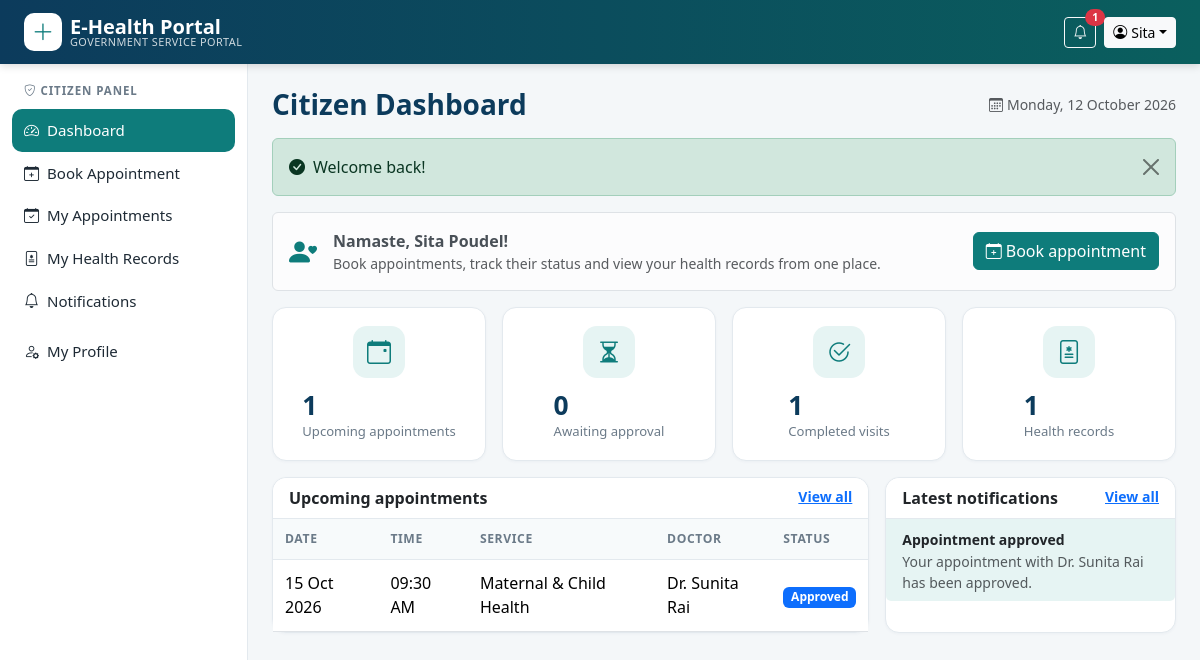
/citizen/dashboard.php (signed in), run on the app's committed database.
### tables this page shows
CREATE TABLE users (
  user_id     INT UNSIGNED AUTO_INCREMENT PRIMARY KEY,
  name        VARCHAR(100) NOT NULL,
  email       VARCHAR(150) NOT NULL UNIQUE,
  password    VARCHAR(255) NOT NULL,
  role        ENUM('admin','doctor','citizen') NOT NULL DEFAULT 'citizen',
  phone       VARCHAR(20)  DEFAULT NULL,
  gender      ENUM('male','female','other') DEFAULT NULL,
  dob         DATE DEFAULT NULL,
  address     VARCHAR(200) DEFAULT NULL,
  status      ENUM('active','inactive') NOT NULL DEFAULT 'active',
  failed_logins TINYINT UNSIGNED NOT NULL DEFAULT 0,
  locked_until  DATETIME DEFAULT NULL,
  created_at  TIMESTAMP DEFAULT CURRENT_TIMESTAMP
);

CREATE TABLE appointments (
  appointment_id   INT UNSIGNED AUTO_INCREMENT PRIMARY KEY,
  user_id          INT UNSIGNED NOT NULL,
  service_id       INT UNSIGNED NOT NULL,
  doctor_id        INT UNSIGNED NOT NULL,
  appointment_date DATE NOT NULL,
  appointment_time TIME NOT NULL,
  reason           VARCHAR(500) DEFAULT NULL,
  status           ENUM('pending','approved','completed','cancelled','rejected') NOT NULL DEFAULT 'pending',
  admin_note       VARCHAR(300) DEFAULT NULL,
  created_at       TIMESTAMP DEFAULT CURRENT_TIMESTAMP,
  updated_at       TIMESTAMP DEFAULT CURRENT_TIMESTAMP ON UPDATE CURRENT_TIMESTAMP,
  INDEX idx_slot (doctor_id, appointment_date, appointment_time),
  CONSTRAINT fk_app_user    FOREIGN KEY (user_id)    REFERENCES users(user_id)               ON DELETE CASCADE,
  CONSTRAINT fk_app_service FOREIGN KEY (service_id) REFERENCES health_services(service_id)  ON DELETE CASCADE,
  CONSTRAINT fk_app_doctor  FOREIGN KEY (doctor_id)  REFERENCES doctors(doctor_id)           ON DELETE CASCADE
);

CREATE TABLE health_services (
  service_id   INT UNSIGNED AUTO_INCREMENT PRIMARY KEY,
  service_name VARCHAR(120) NOT NULL,
  description  TEXT,
  department   VARCHAR(80) NOT NULL,
  status       ENUM('active','inactive') NOT NULL DEFAULT 'active',
  created_at   TIMESTAMP DEFAULT CURRENT_TIMESTAMP
);

CREATE TABLE doctors (
  doctor_id      INT UNSIGNED AUTO_INCREMENT PRIMARY KEY,
  user_id        INT UNSIGNED DEFAULT NULL UNIQUE,
  name           VARCHAR(100) NOT NULL,
  specialization VARCHAR(100) NOT NULL,
  department     VARCHAR(80)  NOT NULL,
  contact        VARCHAR(20)  DEFAULT NULL,
  status         ENUM('active','inactive') NOT NULL DEFAULT 'active',
  created_at     TIMESTAMP DEFAULT CURRENT_TIMESTAMP,
  CONSTRAINT fk_doc_user FOREIGN KEY (user_id) REFERENCES users(user_id) ON DELETE SET NULL
);

CREATE TABLE notifications (
  notification_id INT UNSIGNED AUTO_INCREMENT PRIMARY KEY,
  user_id    INT UNSIGNED NOT NULL,
  title      VARCHAR(150) NOT NULL,
  message    VARCHAR(500) NOT NULL,
  is_read    TINYINT(1) NOT NULL DEFAULT 0,
  created_at TIMESTAMP DEFAULT CURRENT_TIMESTAMP,
  CONSTRAINT fk_not_user FOREIGN KEY (user_id) REFERENCES users(user_id) ON DELETE CASCADE
);

### includes/db.php (called while the page is built, shortened)
<?php
function db(): PDO
{
    static $pdo = null;
    if ($pdo === null) {
        try {
            $dsn = 'mysql:host=' . DB_HOST . ';port=' . DB_PORT . ';dbname=' . DB_NAME . ';charset=utf8mb4';
            $pdo = new PDO($dsn, DB_USER, DB_PASS, [
                PDO::ATTR_ERRMODE            => PDO::ERRMODE_EXCEPTION,
                PDO::ATTR_DEFAULT_FETCH_MODE => PDO::FETCH_ASSOC,
                PDO::ATTR_EMULATE_PREPARES   => false,
            ]);
            $pdo->exec("SET time_zone = '+05:45'");
        } catch (PDOException $e) {
            http_response_code(500);
            die('<div style="font-family:sans-serif;max-width:600px;margin:60px auto;padding:20px;border:1px solid #f5c2c7;background:#f8d7da;border-radius:8px">'
              . '<h3>Database connection failed</h3><p>Please make sure <b>MySQL is running in XAMPP</b> and that you imported '
              . '<code>database/ehealth_db.sql</code>. Check the credentials in <code>config/config.php</code>.</p></div>');
        }
    }
    return $pdo;
}
function q(string $sql, array $params = []): PDOStatement
{
    $st = db()->prepare($sql);
    $st->execute($params);
    return $st;
}
function fetch_all(string $sql, array $params = []): array { return q($sql, $params)->fetchAll(); }
function fetch_one(string $sql, array $params = []): ?array { $r = q($sql, $params)->fetch(); return $r ?: null; }
function fetch_val(string $sql, array $params = []) { return q($sql, $params)->fetchColumn(); }

### includes/auth.php (called while the page is built, shortened)
<?php
require_once __DIR__ . '/functions.php';
function current_user(): ?array
{
    static $u = false;
    if ($u === false) {
        $u = isset($_SESSION['user_id'])
            ? fetch_one('SELECT user_id,name,email,role,phone,gender,dob,address,status FROM users WHERE user_id=?', [$_SESSION['user_id']])
            : null;
    }
    return $u;
}
function home_for(string $role): string
{
    return ['admin' => 'admin/dashboard.php', 'doctor' => 'doctor/dashboard.php', 'citizen' => 'citizen/dashboard.php'][$role] ?? 'index.php';
}
function require_role(string ...$roles): array
{
    $u = current_user();
    return $u;
}

### citizen/dashboard.php (the view)
<?php
require_once __DIR__ . '/../includes/layout.php';
$u = require_role('citizen');
$id = (int)$u['user_id']; $today = date('Y-m-d');
$upcoming = (int)fetch_val("SELECT COUNT(*) FROM appointments WHERE user_id=? AND status IN ('pending','approved') AND appointment_date>=?", [$id, $today]);
$pending  = (int)fetch_val("SELECT COUNT(*) FROM appointments WHERE user_id=? AND status='pending'", [$id]);
$done     = (int)fetch_val("SELECT COUNT(*) FROM appointments WHERE user_id=? AND status='completed'", [$id]);
$records  = (int)fetch_val('SELECT COUNT(*) FROM health_records WHERE user_id=?', [$id]);
$next = fetch_all("SELECT a.*, s.service_name, d.name doctor_name FROM appointments a
                   JOIN health_services s ON s.service_id=a.service_id JOIN doctors d ON d.doctor_id=a.doctor_id
                   WHERE a.user_id=? AND a.status IN ('pending','approved') AND a.appointment_date>=?
                   ORDER BY a.appointment_date, a.appointment_time LIMIT 5", [$id, $today]);
$notes = fetch_all('SELECT * FROM notifications WHERE user_id=? ORDER BY created_at DESC, notification_id DESC LIMIT 4', [$id]);
layout_top('Citizen Dashboard', true);
?>
<div class="alert alert-light border d-flex align-items-center">
  <i class="bi bi-person-heart fs-3 text-teal me-3"></i>
  <div><strong>Namaste, <?= e($u['name']) ?>!</strong><div class="small text-muted">Book appointments, track their status and view your health records from one place.</div></div>
  <a href="<?= url('citizen/book.php') ?>" class="btn btn-teal ms-auto"><i class="bi bi-calendar-plus me-1"></i>Book appointment</a>
</div>
<div class="row g-3 mb-3">
  <div class="col-6 col-lg-3"><?= kpi('calendar-event', $upcoming, 'Upcoming appointments') ?></div>
  <div class="col-6 col-lg-3"><?= kpi('hourglass-split', $pending, 'Awaiting approval') ?></div>
  <div class="col-6 col-lg-3"><?= kpi('check2-circle', $done, 'Completed visits') ?></div>
  <div class="col-6 col-lg-3"><?= kpi('file-medical', $records, 'Health records') ?></div>
</div>
<div class="row g-3">
  <div class="col-lg-8">
    <div class="card h-100"><div class="card-header d-flex justify-content-between"><span>Upcoming appointments</span><a href="<?= url('citizen/appointments.php') ?>" class="small">View all</a></div>
      <div class="table-responsive"><table class="table table-hover mb-0 align-middle">
        <thead><tr><th>Date</th><th>Time</th><th>Service</th><th>Doctor</th><th>Status</th></tr></thead>
        <tbody>
        <?php foreach ($next as $a): ?>
          <tr><td><?= fmt_date($a['appointment_date']) ?></td><td><?= fmt_time($a['appointment_time']) ?></td>
              <td><?= e($a['service_name']) ?></td><td><?= e($a['doctor_name']) ?></td><td><?= status_badge($a['status']) ?></td></tr>
        <?php endforeach; if (!$next) echo empty_row(5, 'No upcoming appointments.'); ?>
        </tbody></table></div>
    </div>
  </div>
  <div class="col-lg-4">
    <div class="card h-100"><div class="card-header d-flex justify-content-between"><span>Latest notifications</span><a href="<?= url('notifications.php') ?>" class="small">View all</a></div>
      <div class="list-group list-group-flush">
        <?php foreach ($notes as $n): ?>
          <div class="list-group-item <?= $n['is_read'] ? '' : 'notif-unread' ?>"><strong class="small"><?= e($n['title']) ?></strong>
            <div class="small text-muted"><?= e(mb_strimwidth($n['message'], 0, 90, '...')) ?></div></div>
        <?php endforeach; if (!$notes) echo '<div class="list-group-item text-muted small">No notifications yet.</div>'; ?>
      </div>
    </div>
  </div>
</div>
<?php layout_bottom(true); ?>

### includes/layout.php (shortened to what this page needs)
<?php
require_once __DIR__ . '/auth.php';
function menu_for(string $role): array
{
    switch ($role) {
        default: return [
            ['Dashboard', 'citizen/dashboard.php', 'speedometer2'],
            ['Book Appointment', 'citizen/book.php', 'calendar-plus'],
            ['My Appointments', 'citizen/appointments.php', 'calendar-check'],
            ['My Health Records', 'citizen/records.php', 'file-medical'],
            ['Notifications', 'notifications.php', 'bell'],
        ];
    }
}
function layout_top(string $title, bool $panel = false): void
{
    $u = current_user();
    $script = str_replace('\\', '/', $_SERVER['SCRIPT_NAME']);
    $unread = $u ? unread_count((int)$u['user_id']) : 0;
    ?><!DOCTYPE html>
<html lang="en">
<head>
<link rel="stylesheet" href="<?= asset('vendor/bootstrap/css/bootstrap.min.css') ?>">
<link rel="stylesheet" href="<?= asset('vendor/icons/bootstrap-icons.min.css') ?>">
<link rel="stylesheet" href="<?= asset('css/style.css') ?>">
</head>
<body class="<?= $panel ? 'panel-body' : '' ?>">
<nav class="navbar navbar-expand-lg navbar-dark topbar sticky-top">
  <div class="container-fluid px-lg-4">
    <a class="navbar-brand d-flex align-items-center" href="<?= url($u ? home_for($u['role']) : 'index.php') ?>">
      <span class="brand-mark me-2"><i class="bi bi-plus-lg"></i></span>
      <span class="lh-1"><strong>E-Health Portal</strong><small class="d-none d-sm-block">Government Service Portal</small></span>
    </a>
    <div class="<?= $panel ? 'ms-auto' : 'collapse navbar-collapse' ?>" id="mainNav">
      <div class="d-flex align-items-center gap-2">
        <?php if ($u): ?>
          <?php if (true): ?>
            <a href="<?= url('notifications.php') ?>" class="btn btn-sm btn-outline-light position-relative" title="Notifications">
              <i class="bi bi-bell"></i>
              <?php if ($unread): ?><span class="position-absolute top-0 start-100 translate-middle badge rounded-pill bg-danger"><?= $unread ?></span><?php endif; ?>
            </a>
          <?php endif; ?>
          <div class="dropdown">
            <button class="btn btn-sm btn-light dropdown-toggle" data-bs-toggle="dropdown"><i class="bi bi-person-circle me-1"></i><?= e(explode(' ', $u['name'])[0]) ?></button>
          </div>
        <?php else: ?>
          <a href="<?= url('login.php') ?>" class="btn btn-sm btn-outline-light">Login</a>
          <a href="<?= url('register.php') ?>" class="btn btn-sm btn-light text-teal fw-semibold">Register</a>
        <?php endif; ?>
      </div>
    </div>
  </div>
</nav>
<?php if ($panel && $u): ?>
<div class="panel-wrap">
  <aside class="sidebar" id="sidebar">
    <div class="sidebar-role"><i class="bi bi-shield-check me-1"></i><?= e(ucfirst($u['role'])) ?> Panel</div>
    <ul class="nav flex-column">
      <?php foreach (menu_for($u['role']) as [$label, $file, $icon]):
          $active = str_ends_with($script, '/' . $file) || (basename(dirname($script)) . '/' . basename($script)) === $file; ?>
        <li class="nav-item">
          <a class="nav-link <?= $active ? 'active' : '' ?>" href="<?= url($file) ?>"><i class="bi bi-<?= $icon ?> me-2"></i><?= e($label) ?></a>
        </li>
      <?php endforeach; ?>
      <li class="nav-item mt-2"><a class="nav-link <?= basename($script) === 'profile.php' ? 'active' : '' ?>" href="<?= url('profile.php') ?>"><i class="bi bi-person-gear me-2"></i>My Profile</a></li>
    </ul>
  </aside>
  <main class="panel-main">
    <div class="d-flex flex-wrap justify-content-between align-items-center mb-3">
      <h1 class="h3 page-title mb-0"><?= e($title) ?></h1>
      <span class="text-muted small d-none d-md-block"><i class="bi bi-calendar3 me-1"></i><?= date('l, d F Y') ?></span>
    </div>
    <?= flash_render() ?>
<?php else: ?>
<main>
<div class="container mt-3"><?= flash_render() ?></div>
<?php endif;
}
function layout_bottom(bool $panel = false): void
{
    if ($panel): ?>
  </main>
</div>
<?php endif; ?>
</body>
</html>
<?php
}

### includes/functions.php (shortened to what this page needs)
<?php
require_once __DIR__ . '/db.php';
function e($v): string { return htmlspecialchars((string)$v, ENT_QUOTES, 'UTF-8'); }
function url(string $path = ''): string { return BASE_URL . '/' . ltrim($path, '/'); }
function asset(string $path): string { return url('assets/' . ltrim($path, '/')); }
function flash_render(): string
{
    $out = '';
    foreach ($_SESSION['flash'] ?? [] as $f) {
        $cls = ['success' => 'success', 'error' => 'danger', 'warning' => 'warning', 'info' => 'info'][$f['type']] ?? 'info';
        $icon = ['success' => 'check-circle-fill', 'danger' => 'exclamation-triangle-fill', 'warning' => 'exclamation-circle-fill', 'info' => 'info-circle-fill'][$cls];
        $out .= '<div class="alert alert-' . $cls . ' d-flex align-items-center alert-dismissible fade show" role="alert">'
              . '<i class="bi bi-' . $icon . ' me-2"></i><div>' . e($f['msg']) . '</div>'
              . '<button type="button" class="btn-close" data-bs-dismiss="alert"></button></div>';
    }
    return $out;
}
function unread_count(int $userId): int
{
    return (int)fetch_val('SELECT COUNT(*) FROM notifications WHERE user_id=? AND is_read=0', [$userId]);
}
function status_badge(string $s): string
{
    $map = ['pending' => 'warning text-dark', 'approved' => 'primary', 'completed' => 'success',
            'cancelled' => 'secondary', 'rejected' => 'danger', 'active' => 'success', 'inactive' => 'secondary'];
    return '<span class="badge bg-' . ($map[$s] ?? 'secondary') . '">' . e(ucfirst($s)) . '</span>';
}
function fmt_date(?string $d): string { return $d ? date('d M Y', strtotime($d)) : '-'; }
function fmt_time(?string $t): string { return $t ? date('h:i A', strtotime($t)) : '-'; }
function kpi(string $icon, $value, string $label): string
{
    return '<div class="card kpi h-100"><span class="icon-circle"><i class="bi bi-' . e($icon) . '"></i></span>'
         . '<div><div class="val">' . e($value) . '</div><div class="lbl">' . e($label) . '</div></div></div>';
}

### data on the page
users: name "Sita", role "CITIZEN", name "Sita Poudel"
appointments: appointment_date "15 Oct 2026", appointment_time "09:30 AM", service.service_name "Maternal & Child Health", doctor.name "Dr. Sunita Rai", status "Approved"
notifications: title "Appointment approved", message "Your appointment with Dr. Sunita Rai has been approved."

### other printed values
$unread "1"
$label "Dashboard"
$label "Book Appointment"
$label "My Appointments"
$label "My Health Records"
$label "Notifications"
$title "Citizen Dashboard"
$f['msg'] "Welcome back!"
$value "1 0 1 1"
$label "Upcoming appointments Awaiting approval Completed visits Health records"
